Frame 1 (no input): blank canvas, image omitted
Frame 60 (no input): blank canvas, image omitted
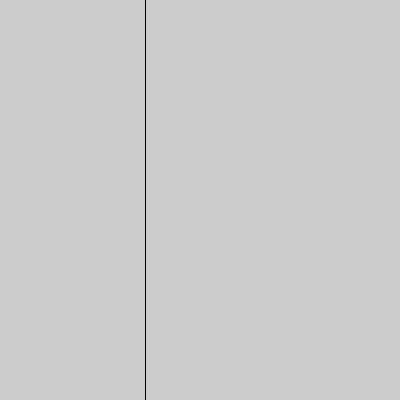
Frame 120 (the mouse pressed at the canvas centre since frame 60)

The p5.js sketch whose frames 1 and 60 were blank and that drew this single picture after the mouse press (run headless with seeded random() and noise() and a simulated clock; from frame 60 on, the mouse is pressed at the canvas centre):

// p5.js sketch
// ── sketch.js
function setup() {
  createCanvas(400, 400);
}

let xoff = 0.0;

function draw() {
  background(204);
  xoff = xoff + 0.01;
  let n = noise(xoff) * width;
  line(n, 0, n, height);
}
